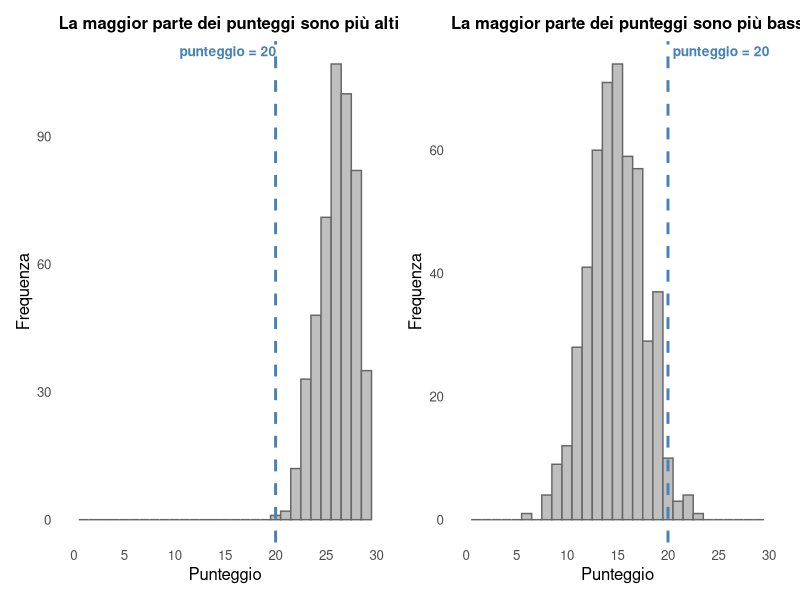
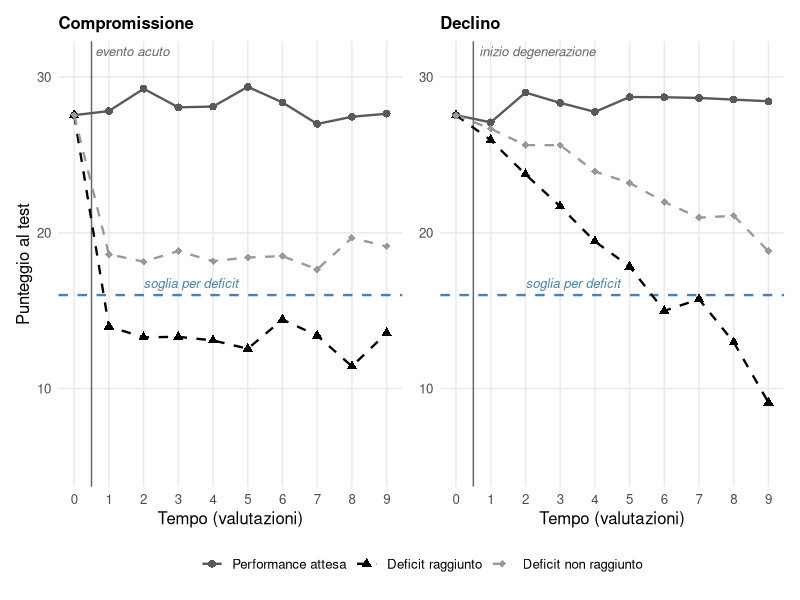
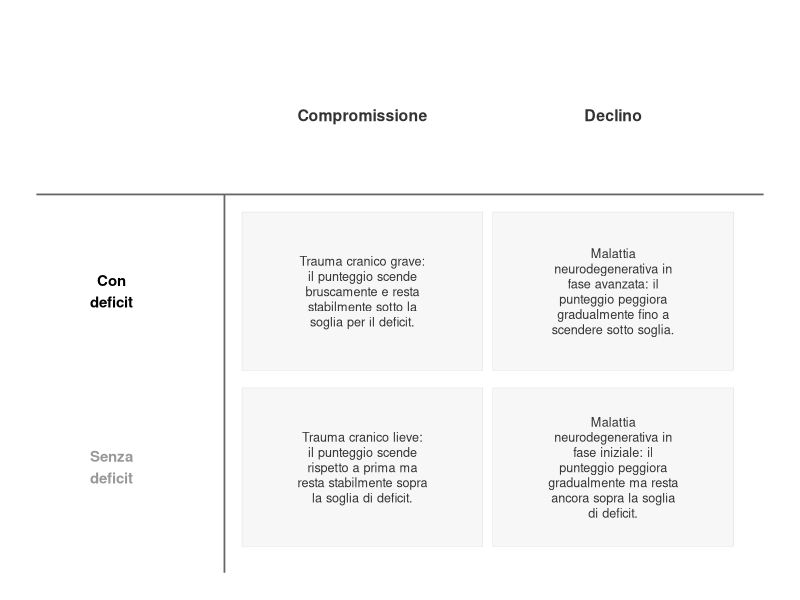
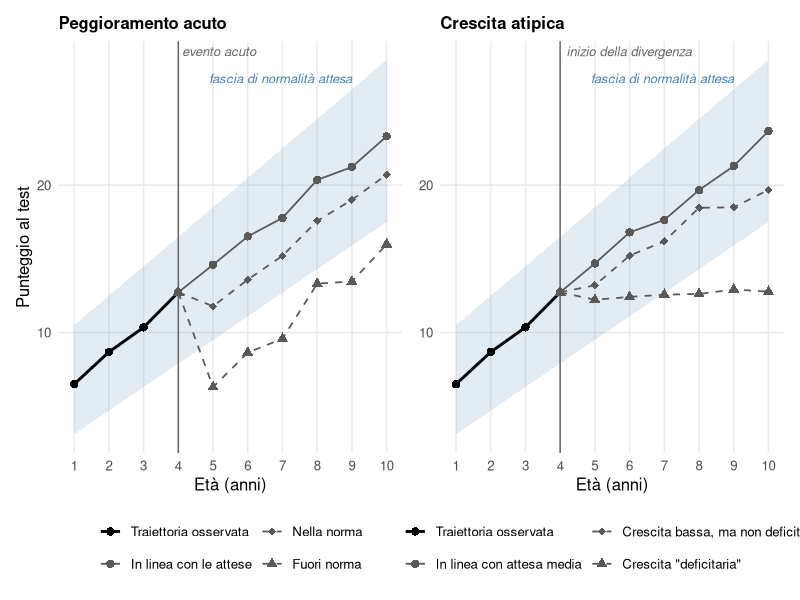

The R source for these figures, in order:
## ---- chunk 1
#| label: fig-punteggio-20
#| echo: false
#| warning: false
#| message: false
#| fig-cap: "Lo stesso punteggio (20) con due significati opposti, a seconda della distribuzione dei punteggi nel gruppo di riferimento (dati simulati). A sinistra, un test in cui la maggior parte delle persone ottiene punteggi relativamente alti: 20 cade nella coda bassa della distribuzione. A destra, un test in cui la maggior parte delle persone ottiene punteggi intorno a 15, quindi più bassi: lo stesso punteggio di 20 sarebbe considerato molto alto."
#| fig-width: 9
#| fig-height: 4

library(ggplot2)
library(patchwork)

set.seed(42)
n <- 500

sim_facile <- data.frame(punteggio = rbinom(n, size = 30, prob = 0.87))
sim_difficile <- data.frame(punteggio = rbinom(n, size = 30, prob = 0.5))

tema_hist <- theme_minimal(base_size = 12) +
  theme(panel.grid.minor = element_blank(),
        panel.grid.major = element_blank(),
        plot.title = element_text(size = 12, face = "bold"))

evidenzia_20_dx <- list(
  geom_vline(xintercept = 20, colour = "steelblue", linewidth = 1, linetype = "dashed"),
  annotate("text", x = 20, y = Inf, label = "punteggio = 20", vjust = 1.5, hjust = -0.05,
           colour = "steelblue", fontface = "bold", size = 3.5),
  scale_x_continuous(limits = c(0, 30), breaks = seq(0, 30, 5)),
  labs(x = "Punteggio", y = "Frequenza")
)

evidenzia_20_sx <- list(
  geom_vline(xintercept = 20, colour = "steelblue", linewidth = 1, linetype = "dashed"),
  annotate("text", x = 10, y = Inf, label = "punteggio = 20", vjust = 1.5, hjust = -0.05,
           colour = "steelblue", fontface = "bold", size = 3.5),
  scale_x_continuous(limits = c(0, 30), breaks = seq(0, 30, 5)),
  labs(x = "Punteggio", y = "Frequenza")
)

p_facile <- ggplot(sim_facile, aes(x = punteggio)) +
  geom_histogram(binwidth = 1, boundary = -0.5, fill = "grey75", colour = "grey40") +
  evidenzia_20_sx +
  labs(title = "La maggior parte dei punteggi sono più alti") +
  tema_hist

p_difficile <- ggplot(sim_difficile, aes(x = punteggio)) +
  geom_histogram(binwidth = 1, boundary = -0.5, fill = "grey75", colour = "grey40") +
  evidenzia_20_dx +
  labs(title = "La maggior parte dei punteggi sono più bassi") +
  tema_hist

p_facile + p_difficile
## ---- chunk 2
#| label: fig-compromissione-declino
#| echo: false
#| warning: false
#| message: false
#| fig-cap: "Andamento simulato del punteggio a un test in dieci valutazioni ripetute nel tempo, per due casi di compromissione (a sinistra) e due casi di declino (a destra), con lo stesso schema di colori/simboli usato per le traiettorie ipotetiche nella @fig-traiettoria-sviluppo (solo nero o scale di grigio). Tutte le traiettorie partono dallo stesso punto, prima dell'evento acuto o dell'inizio della degenerazione (linea sottile verticale). Il profilo \"Performance attesa\" (cerchi, linea continua) rappresenta l'andamento, stabile nel tempo, di una persona senza peggioramento. Il caso \"Deficit non raggiunto\" (diamanti, linea tratteggiata) si allontana dalla prestazione attesa ma resta sempre sopra la soglia per il deficit (linea tratteggiata orizzontale). Il caso \"Deficit raggiunto\" (triangoli, linea tratteggiata) scende sotto la soglia: bruscamente e poi stabilmente a sinistra, gradualmente a destra."
#| fig-width: 9
#| fig-height: 4.5

library(ggplot2)
library(patchwork)

set.seed(123)

# --- Parametro per includere (o no) l'errore di misurazione nel grafico ---
# Impostare FALSE per disegnare solo il punteggio "vero" sottostante, senza rumore
includi_errore_misura <- TRUE
sd_errore <- 0.8

# Funzione modulare: aggiunge (o no) l'errore di misurazione a una traiettoria di punteggi veri
aggiungi_errore_misura <- function(punteggio_vero, sd = sd_errore, includi = includi_errore_misura) {
  if (includi) {
    punteggio_vero + rnorm(length(punteggio_vero), mean = 0, sd = sd)
  } else {
    punteggio_vero
  }
}

soglia <- 16
n_tempi <- 10
tempi <- 0:(n_tempi - 1)

tema_traiettorie <- theme_minimal(base_size = 12) +
  theme(panel.grid.minor = element_blank(),
        plot.title = element_text(size = 12, face = "bold"),
        legend.position = "bottom")

soglia_layer <- list(
  geom_hline(yintercept = soglia, linetype = "dashed", colour = "steelblue", linewidth = 0.8),
  annotate("text", x = 2, y = soglia, label = "soglia per deficit", vjust = -0.7, hjust = 0,
           colour = "steelblue", fontface = "italic", size = 3.3)
)

# Schema di colori/simboli/linetype coerente con quello usato per le traiettorie ipotetiche
# nella @fig-traiettoria-sviluppo: solo nero o scale di grigio (niente azzurro), cerchio/linea
# continua per il profilo "in linea con le attese", diamante/tratteggiata per lo scarto che
# resta nella norma, triangolo/tratteggiata per lo scarto che raggiunge il deficit
colori_casi <- scale_colour_manual(values = c("Performance attesa" = "grey35",
                                               "Deficit raggiunto" = "black",
                                               "Deficit non raggiunto" = "grey60"))
forme_casi <- scale_shape_manual(values = c("Performance attesa" = 16,
                                             "Deficit raggiunto" = 17,
                                             "Deficit non raggiunto" = 18))
linee_casi <- scale_linetype_manual(values = c("Performance attesa" = "solid",
                                                "Deficit raggiunto" = "dashed",
                                                "Deficit non raggiunto" = "dashed"))

# Livello "vero" comune a tutte le traiettorie prima dell'evento/dell'inizio della degenerazione
# e valore stabile del profilo di prestazione attesa (nessun peggioramento): a differenza della
# traiettoria attesa crescente delle figure sull'età evolutiva, qui è piatto nel tempo
livello_iniziale <- 28
vero_attesa <- rep(livello_iniziale, n_tempi)

# Punto osservato a t0, condiviso da tutte le traiettorie (in entrambi i pannelli): prima
# dell'evento acuto o dell'inizio della degenerazione non c'è ancora nessuna differenza da
# osservare, quindi tutte le linee devono partire esattamente dallo stesso punto
punto_iniziale <- aggiungi_errore_misura(livello_iniziale)

# Funzione modulare per costruire una traiettoria che condivide con le altre lo stesso punto
# osservato a t0 ("punto_iniziale"), e prosegue poi con il proprio andamento "vero" (con il suo
# errore di misurazione indipendente) per le valutazioni successive
costruisci_traiettoria_condivisa <- function(vero) {
  c(punto_iniziale, aggiungi_errore_misura(vero[-1]))
}

# Linea sottile verticale che segna il momento dell'evento/inizio del peggioramento,
# posizionata subito dopo t0 (tra la prima e la seconda valutazione)
tempo_evento <- 0.5

evento_layer <- list(
  geom_vline(xintercept = tempo_evento, colour = "grey40", linewidth = 0.5),
  annotate("text", x = tempo_evento, y = Inf, label = "evento acuto", vjust = 1.5, hjust = -0.05,
           colour = "grey40", fontface = "italic", size = 3.3)
)

degenerazione_layer <- list(
  geom_vline(xintercept = tempo_evento, colour = "grey40", linewidth = 0.5),
  annotate("text", x = tempo_evento, y = Inf, label = "inizio degenerazione", vjust = 1.5, hjust = -0.05,
           colour = "grey40", fontface = "italic", size = 3.3)
)

# --- Pannello sinistro: compromissione (peggioramento improvviso e poi stabile) ---
# Tutte le traiettorie partono dallo stesso punto (livello_iniziale), prima dell'evento acuto
vero_compr_deficit    <- c(livello_iniziale, rep(13, n_tempi - 1))
vero_compr_no_deficit <- c(livello_iniziale, rep(19, n_tempi - 1))

dat_compr <- data.frame(
  tempo = rep(tempi, 3),
  punteggio = c(costruisci_traiettoria_condivisa(vero_attesa),
                costruisci_traiettoria_condivisa(vero_compr_deficit),
                costruisci_traiettoria_condivisa(vero_compr_no_deficit)),
  caso = rep(c("Performance attesa", "Deficit raggiunto", "Deficit non raggiunto"), each = n_tempi)
)
dat_compr$caso <- factor(dat_compr$caso, levels = c("Performance attesa", "Deficit raggiunto", "Deficit non raggiunto"))

p_compr <- ggplot(dat_compr, aes(x = tempo, y = punteggio, colour = caso, shape = caso, linetype = caso)) +
  soglia_layer +
  evento_layer +
  geom_line(linewidth = 0.8) +
  geom_point(size = 2.3) +
  colori_casi +
  forme_casi +
  linee_casi +
  scale_x_continuous(breaks = tempi) +
  coord_cartesian(ylim = c(5, 31)) +
  labs(title = "Compromissione", x = "Tempo (valutazioni)", y = "Punteggio al test", colour = NULL, shape = NULL, linetype = NULL) +
  tema_traiettorie

# --- Pannello destro: declino (peggioramento graduale e progressivo) ---
# Tutte le traiettorie partono dallo stesso punto (livello_iniziale), prima dell'inizio della degenerazione
vero_decl_deficit    <- livello_iniziale - (tempi / (n_tempi - 1)) * 18
vero_decl_no_deficit <- livello_iniziale - (tempi / (n_tempi - 1)) * 9

dat_decl <- data.frame(
  tempo = rep(tempi, 3),
  punteggio = c(costruisci_traiettoria_condivisa(vero_attesa),
                costruisci_traiettoria_condivisa(vero_decl_deficit),
                costruisci_traiettoria_condivisa(vero_decl_no_deficit)),
  caso = rep(c("Performance attesa", "Deficit raggiunto", "Deficit non raggiunto"), each = n_tempi)
)
dat_decl$caso <- factor(dat_decl$caso, levels = c("Performance attesa", "Deficit raggiunto", "Deficit non raggiunto"))

p_decl <- ggplot(dat_decl, aes(x = tempo, y = punteggio, colour = caso, shape = caso, linetype = caso)) +
  soglia_layer +
  degenerazione_layer +
  geom_line(linewidth = 0.8) +
  geom_point(size = 2.3) +
  colori_casi +
  forme_casi +
  linee_casi +
  scale_x_continuous(breaks = tempi) +
  coord_cartesian(ylim = c(5, 31)) +
  labs(title = "Declino", x = "Tempo (valutazioni)", y = NULL, colour = NULL, shape = NULL, linetype = NULL) +
  tema_traiettorie

p_compr + p_decl + plot_layout(guides = "collect") & theme(legend.position = "bottom")
## ---- chunk 3
#| label: fig-tabella-compromissione-declino
#| echo: false
#| warning: false
#| message: false
#| fig-cap: "Sintesi delle quattro combinazioni illustrate nella @fig-compromissione-declino (compromissione/declino, con/senza deficit) relativi ad un disturbo acquisito, con un esempio clinico per ciascuna. Le colonne seguono lo stesso ordine della figura precedente; le etichette di riga riprendono gli stessi colori usati lì per i due casi (nero = deficit raggiunto, grigio = deficit non raggiunto)."
#| fig-width: 7.5
#| fig-height: 4

library(ggplot2)

# Contenuto della tabella: intestazioni di colonna, intestazioni di riga (colorate
# come nella @fig-compromissione-declino) e un esempio per ciascuna delle 4 celle
tabella_dat <- data.frame(
  x = c(1, 2, 0, 0, 1, 2, 1, 2),
  y = c(2, 2, 1, 0, 1, 1, 0, 0),
  tipo = c("intestazione_colonna", "intestazione_colonna",
           "intestazione_riga", "intestazione_riga",
           "cella", "cella", "cella", "cella"),
  colore = c("grey20", "grey20", "black", "grey60",
             "grey20", "grey20", "grey20", "grey20"),
  testo = c(
    "Compromissione", "Declino",
    "Con\ndeficit", "Senza\ndeficit",
    "Trauma cranico grave: il punteggio scende bruscamente e resta stabilmente sotto la soglia per il deficit.",
    "Malattia neurodegenerativa in fase avanzata: il punteggio peggiora gradualmente fino a scendere sotto soglia.",
    "Trauma cranico lieve: il punteggio scende rispetto a prima ma resta stabilmente sopra la soglia di deficit.",
    "Malattia neurodegenerativa in fase iniziale: il punteggio peggiora gradualmente ma resta ancora sopra la soglia di deficit."
  )
)

# Va a capo automatico del testo, solo per le celle di esempio (più lunghe)
tabella_dat$testo_wrap <- ifelse(
  tabella_dat$tipo == "cella",
  vapply(tabella_dat$testo, function(x) paste(strwrap(x, width = 24), collapse = "\n"), character(1)),
  tabella_dat$testo
)

celle_sfondo <- expand.grid(x = c(1, 2), y = c(0, 1))

ggplot() +
  geom_tile(data = celle_sfondo, aes(x = x, y = y), width = 0.96, height = 0.9,
            fill = "grey97", colour = "grey80") +
  geom_segment(aes(x = -0.3, xend = 2.6, y = 1.55, yend = 1.55), colour = "grey40", linewidth = 0.6) +
  geom_segment(aes(x = 0.45, xend = 0.45, y = -0.6, yend = 1.55), colour = "grey40", linewidth = 0.6) +
  geom_text(data = subset(tabella_dat, tipo == "cella"),
            aes(x = x, y = y, label = testo_wrap), size = 3.2, lineheight = 1, colour = "grey20") +
  geom_text(data = subset(tabella_dat, tipo == "intestazione_colonna"),
            aes(x = x, y = y, label = testo_wrap), size = 4, fontface = "bold", colour = "grey20") +
  geom_text(data = subset(tabella_dat, tipo == "intestazione_riga"),
            aes(x = x, y = y, label = testo_wrap, colour = colore), size = 3.8, fontface = "bold") +
  scale_colour_identity() +
  coord_cartesian(xlim = c(-0.3, 2.6), ylim = c(-0.6, 2.5), clip = "off") +
  theme_void()
## ---- chunk 4
#| label: fig-traiettoria-sviluppo
#| echo: false
#| warning: false
#| message: false
#| fig-cap: "Traiettoria di sviluppo simulata (linea nera, punti pieni) dalla valutazione a 1 anno fino alla valutazione più recente, a 4 anni, identica nei due pannelli. Da qui si diramano tre traiettorie future ipotetiche per pannello, tutte in grigio scuro e incluse nella stessa legenda della traiettoria osservata. A sinistra (Peggioramento acuto): un evento acuto (linea verticale) può causare un peggioramento improvviso del punteggio; una traiettoria non ne risente e prosegue come atteso (cerchi, linea continua), una scende ma resta entro la fascia di normalità (diamanti, linea tratteggiata), una scende al punto da uscire subito dalla fascia e vi resta (triangoli, linea tratteggiata). A destra (Crescita atipica): dallo stesso punto (linea verticale \"inizio della divergenza\") la crescita può proseguire in linea con l'attesa (cerchi, linea continua), rallentare restando comunque entro la fascia (diamanti, linea tratteggiata), oppure allontanarsene gradualmente fino a uscirne (triangoli, linea tratteggiata). La fascia colorata rappresenta, in entrambi i pannelli, l'intervallo di normalità (soglia superiore e inferiore) atteso dal gruppo di riferimento per ciascuna età."
#| fig-width: 10
#| fig-height: 5.5

library(ggplot2)
library(patchwork)

set.seed(100)

# --- Parametro per includere (o no) l'errore di misurazione nelle traiettorie ---
# Impostare FALSE per disegnare solo le traiettorie "vere" sottostanti, senza rumore
includi_errore_misura <- TRUE
sd_errore <- 0.6

# --- Parametro per mostrare (o no) la linea verticale che segna il momento della diramazione ---
mostra_linea_evento <- TRUE

# --- Parametro per impostare l'età (in anni) in cui avviene la diramazione, condiviso da
# entrambi i pannelli: qualunque valore tra 1 e max(eta) - 1, ad esempio anche 1 o 2 ---
eta_diramazione <- 4   # ultima valutazione nota, da cui si "diramano" le traiettorie future

# Funzione modulare: aggiunge (o no) l'errore di misurazione a una traiettoria di punteggi veri
aggiungi_errore_misura <- function(valori, sd = sd_errore, includi = includi_errore_misura) {
  if (includi) {
    valori + rnorm(length(valori), mean = 0, sd = sd)
  } else {
    valori
  }
}

eta <- 1:10

# Traiettoria attesa dal gruppo di riferimento, con fascia di normalità (soglie superiore e
# inferiore): condivisa da entrambi i pannelli
traiettoria_attesa <- 5 + 1.8 * eta
banda_ampiezza <- 3.5 + 0.2 * eta

dat_banda <- data.frame(
  eta = eta,
  attesa = traiettoria_attesa,
  soglia_sup = traiettoria_attesa + banda_ampiezza,
  soglia_inf = traiettoria_attesa - banda_ampiezza
)

banda_layer <- list(
  geom_ribbon(data = dat_banda, aes(x = eta, ymin = soglia_inf, ymax = soglia_sup),
              fill = "steelblue", alpha = 0.15, inherit.aes = FALSE),
  annotate("text", x = 9, y = dat_banda$soglia_sup[dat_banda$eta == 9], label = "fascia di normalità attesa",
           hjust = 1, vjust = -0.6, colour = "steelblue", fontface = "italic", size = 3.3)
)

# Traiettoria osservata (nera): sviluppo reale fino alla valutazione attuale, condivisa da
# entrambi i pannelli. Entra anche lei nella variabile "traiettoria", come livello aggiuntivo,
# così da comparire nella stessa legenda delle traiettorie future ipotetiche
eta_oss <- 1:eta_diramazione
dat_oss <- data.frame(
  eta = eta_oss,
  punteggio = aggiungi_errore_misura(5 + 1.8 * eta_oss),
  traiettoria = "Traiettoria osservata"
)

punto_diramazione <- dat_oss$punteggio[dat_oss$eta == eta_diramazione]

# Funzione modulare per la linea verticale (opzionale, vedi "mostra_linea_evento") che segna la
# diramazione, con etichetta specifica per ciascun pannello (come "evento acuto"/"inizio
# degenerazione" nella @fig-compromissione-declino)
linea_diramazione_layer <- function(etichetta) {
  if (!mostra_linea_evento) return(NULL)
  list(
    geom_vline(xintercept = eta_diramazione, colour = "grey40", linewidth = 0.5),
    annotate("text", x = eta_diramazione, y = Inf, label = etichetta,
             vjust = 1.5, hjust = -0.05, colour = "grey40", fontface = "italic", size = 3.3)
  )
}

# --- Pannello sinistro: peggioramento acuto ---

# Funzione modulare per costruire una traiettoria che, subito dopo l'evento acuto, scende di
# "entita_peggioramento" punti rispetto alla crescita attesa, e da lì prosegue con un tasso di
# crescita "rate" rispetto a quella attesa dal gruppo di riferimento (rate = 1, il valore di
# default, significa che lo scarto dalla norma introdotto dall'evento resta costante nel tempo)
costruisci_traiettoria_con_peggioramento_acuto <- function(entita_peggioramento, rate = 1, etichetta) {
  eta_futuro <- (eta_diramazione + 1):max(eta)
  incremento_atteso <- (5 + 1.8 * eta_futuro) - (5 + 1.8 * eta_diramazione)
  valore_dopo_evento <- punto_diramazione - entita_peggioramento
  valori_futuri <- aggiungi_errore_misura(valore_dopo_evento + rate * incremento_atteso)
  data.frame(
    eta = c(eta_diramazione, eta_futuro),
    punteggio = c(punto_diramazione, valori_futuri),
    traiettoria = etichetta
  )
}

dat_evento <- rbind(
  dat_oss,
  costruisci_traiettoria_con_peggioramento_acuto(entita_peggioramento = 0.0, rate = 1, etichetta = "In linea con le attese"),
  costruisci_traiettoria_con_peggioramento_acuto(entita_peggioramento = 2.8, rate = 1, etichetta = "Nella norma"),
  costruisci_traiettoria_con_peggioramento_acuto(entita_peggioramento = 8.0, rate = 1, etichetta = "Fuori norma")
)
dat_evento$traiettoria <- factor(dat_evento$traiettoria,
                                  levels = c("Traiettoria osservata", "In linea con le attese", "Nella norma", "Fuori norma"))

p_evento <- ggplot(dat_evento, aes(x = eta, y = punteggio, colour = traiettoria, group = traiettoria)) +
  banda_layer +
  linea_diramazione_layer("evento acuto") +
  geom_line(aes(linetype = traiettoria, linewidth = traiettoria)) +
  geom_point(aes(shape = traiettoria), size = 2.5) +
  scale_colour_manual(name = NULL, values = c("Traiettoria osservata" = "black", "In linea con le attese" = "grey35",
                                               "Nella norma" = "grey35", "Fuori norma" = "grey35")) +
  scale_linetype_manual(name = NULL, values = c("Traiettoria osservata" = "solid", "In linea con le attese" = "solid",
                                                 "Nella norma" = "dashed", "Fuori norma" = "dashed")) +
  scale_shape_manual(name = NULL, values = c("Traiettoria osservata" = 16, "In linea con le attese" = 16,
                                              "Nella norma" = 18, "Fuori norma" = 17)) +
  scale_linewidth_manual(name = NULL, values = c("Traiettoria osservata" = 1, "In linea con le attese" = 0.6,
                                                  "Nella norma" = 0.6, "Fuori norma" = 0.6)) +
  scale_x_continuous(breaks = eta) +
  labs(title = "Peggioramento acuto", x = "Età (anni)", y = "Punteggio al test") +
  guides(colour = guide_legend(nrow = 2), linetype = guide_legend(nrow = 2),
         shape = guide_legend(nrow = 2), linewidth = guide_legend(nrow = 2)) +
  theme_minimal(base_size = 12) +
  theme(panel.grid.minor = element_blank(),
        plot.title = element_text(size = 12, face = "bold"),
        legend.position = "bottom")

# --- Pannello destro: crescita atipica (graduale) ---

# Funzione modulare per costruire una traiettoria futura ipotetica, che parte dal punto di
# diramazione e cresce con un tasso "rate" rispetto alla crescita attesa dal gruppo di riferimento
# (rate = 1 significa crescita in linea con le attese, rate = 0 significa prestazione stabile)
costruisci_traiettoria_futura <- function(rate, etichetta) {
  eta_futuro <- (eta_diramazione + 1):max(eta)
  incremento_atteso <- (5 + 1.8 * eta_futuro) - (5 + 1.8 * eta_diramazione)
  valori_futuri <- aggiungi_errore_misura(punto_diramazione + rate * incremento_atteso)
  data.frame(
    eta = c(eta_diramazione, eta_futuro),
    punteggio = c(punto_diramazione, valori_futuri),
    traiettoria = etichetta
  )
}

dat_crescita <- rbind(
  dat_oss,
  costruisci_traiettoria_futura(rate = 1.00, etichetta = "In linea con attesa media"),
  costruisci_traiettoria_futura(rate = 0.65, etichetta = "Crescita bassa, ma non deficitaria"),
  costruisci_traiettoria_futura(rate = -0.05, etichetta = "Crescita \"deficitaria\"")
)
dat_crescita$traiettoria <- factor(dat_crescita$traiettoria,
                                    levels = c("Traiettoria osservata", "In linea con attesa media",
                                               "Crescita bassa, ma non deficitaria", "Crescita \"deficitaria\""))

p_crescita <- ggplot(dat_crescita, aes(x = eta, y = punteggio, colour = traiettoria, group = traiettoria)) +
  banda_layer +
  linea_diramazione_layer("inizio della divergenza") +
  geom_line(aes(linetype = traiettoria, linewidth = traiettoria)) +
  geom_point(aes(shape = traiettoria), size = 2.5) +
  scale_colour_manual(name = NULL, values = c("Traiettoria osservata" = "black", "In linea con attesa media" = "grey35",
                                               "Crescita bassa, ma non deficitaria" = "grey35", "Crescita \"deficitaria\"" = "grey35")) +
  scale_linetype_manual(name = NULL, values = c("Traiettoria osservata" = "solid", "In linea con attesa media" = "solid",
                                                 "Crescita bassa, ma non deficitaria" = "dashed", "Crescita \"deficitaria\"" = "dashed")) +
  scale_shape_manual(name = NULL, values = c("Traiettoria osservata" = 16, "In linea con attesa media" = 16,
                                              "Crescita bassa, ma non deficitaria" = 18, "Crescita \"deficitaria\"" = 17)) +
  scale_linewidth_manual(name = NULL, values = c("Traiettoria osservata" = 1, "In linea con attesa media" = 0.6,
                                                  "Crescita bassa, ma non deficitaria" = 0.6, "Crescita \"deficitaria\"" = 0.6)) +
  scale_x_continuous(breaks = eta) +
  labs(title = "Crescita atipica", x = "Età (anni)", y = NULL) +
  guides(colour = guide_legend(nrow = 2), linetype = guide_legend(nrow = 2),
         shape = guide_legend(nrow = 2), linewidth = guide_legend(nrow = 2)) +
  theme_minimal(base_size = 12) +
  theme(panel.grid.minor = element_blank(),
        plot.title = element_text(size = 12, face = "bold"),
        legend.position = "bottom")

# Le categorie ipotetiche sono diverse nei due pannelli (narrativamente specifiche per ciascun
# caso), quindi qui non si usa plot_layout(guides = "collect"): ogni pannello mantiene la sua
# legenda, coerente con le proprie etichette
p_evento + p_crescita
